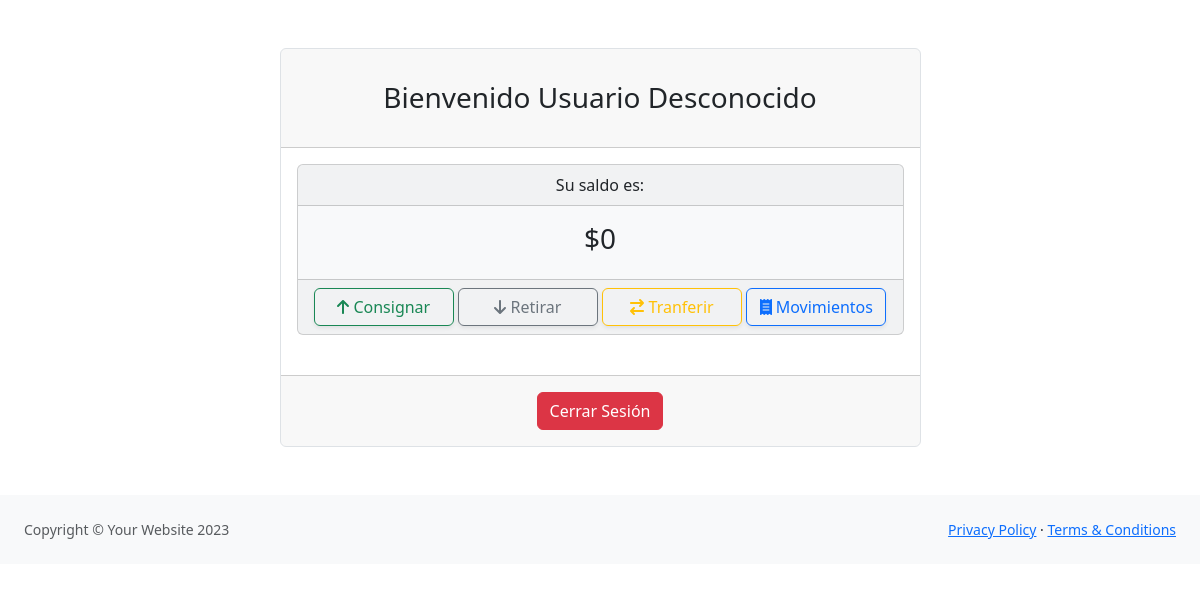
Page /views/dashboard2.php (signed in) on the earlier database version.
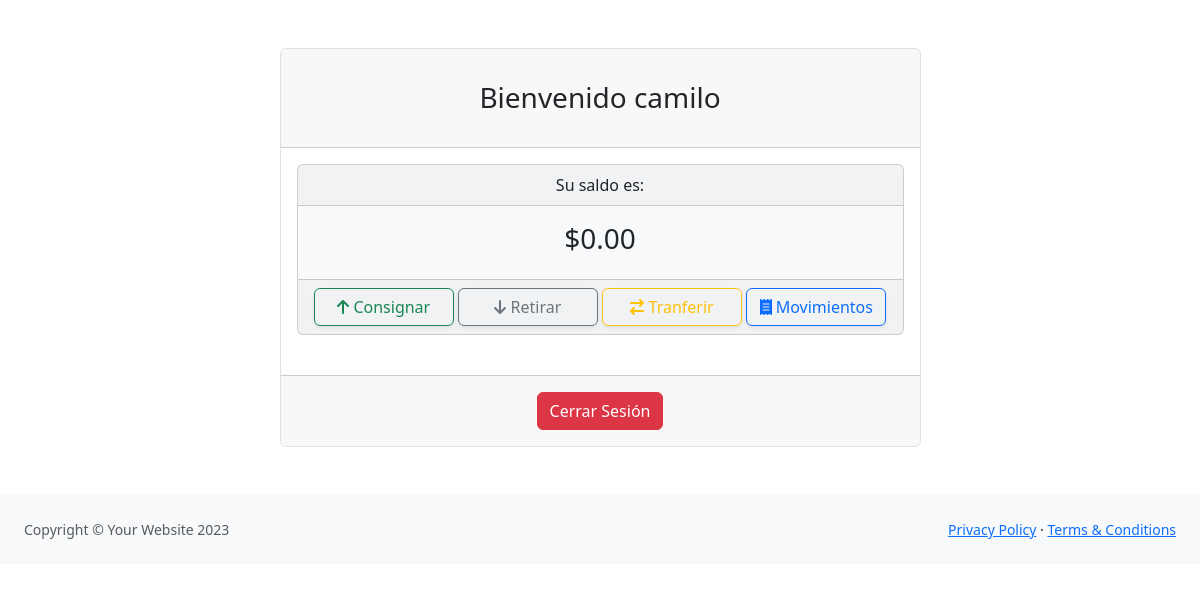
Same page on the later database version.
### tables this page shows
CREATE TABLE `cuenta` (
  `id_cuenta` int(11) NOT NULL,
  `fk_usuario` int(11) DEFAULT NULL,
  `saldo` decimal(10,2) DEFAULT NULL
);

CREATE TABLE `usuario` (
  `id_usuario` int(11) NOT NULL,
  `nombre` varchar(50) DEFAULT NULL,
  `email` varchar(50) DEFAULT NULL,
  `password` varchar(300) DEFAULT NULL
);

### views/dashboard2.php (the view, shortened to what this page needs)
<?php
$db = conectar();
$emailUsuario = $_SESSION['email'];
$consultaUsuario = $db->prepare("
    SELECT usuario.nombre AS NombreUsuario, cuenta.saldo
    FROM usuario
    JOIN cuenta ON usuario.id_usuario = cuenta.fk_usuario
    WHERE usuario.email = :email
");
$consultaUsuario->bindParam(':email', $emailUsuario);
$consultaUsuario->execute();
$resultadoUsuario = $consultaUsuario->fetch(PDO::FETCH_ASSOC);
if ($resultadoUsuario) {
    $nombreUsuario = $resultadoUsuario['NombreUsuario'];
    $saldoUsuario = $resultadoUsuario['saldo'];
} else {
    $nombreUsuario = "Usuario Desconocido";
    $saldoUsuario = 0;
}
?>
<!DOCTYPE html>
<html lang="en">
<head>
    <link href="https://cdn.jsdelivr.net/npm/bootstrap@5.3.2/dist/css/bootstrap.min.css" rel="stylesheet">
    <link rel='stylesheet' href='https://cdn-uicons.flaticon.com/2.0.0/uicons-solid-rounded/css/uicons-solid-rounded.css'>
</head>
<body>
    <form class="modal-content animate" method="POST">
        <div id="layoutAuthentication">
            <div id="layoutAuthentication_content" class="mb-5">
                <main>
                    <div class="container">
                        <div class="row justify-content-center">
                            <div class="col-lg-7">
                                <div class="card border rounded-lg mt-5">
                                    <div class="card-header">
                                        <h3 class="text-center font-weight-light my-4">Bienvenido <?php echo $nombreUsuario;?></h3>
                                    </div>
                                    <div class="card-body">
                                        <form>
                                            <div class="card bg-light text-center mb-4" >
                                                <div class="card-header">Su saldo es:</div>
                                                <div class="card-body">
                                                    <h3>$<?php echo $saldoUsuario; ?></h3>
                                                </div>
                                                <div class="card-footer d-flex align-items-center text-center justify-content-between">
                                                    <div class="w-100">
                                                        <a href="consignar.php" type="button" class="btn btn-outline-success shadow-sm" style="width: 140px;"><i class="fa-solid fa-arrow-up"></i> Consignar</a>
                                                        <a href="retirar.php" type="button" class="btn btn-outline-secondary shadow-sm" style="width: 140px;"><i class="fa-solid fa-arrow-down"></i> Retirar</a>
                                                        <a href="transferir.php" type="button" class="btn btn-outline-warning shadow-sm" style="width: 140px;"><i class="fa-solid fa-arrow-right-arrow-left"></i> Tranferir</a>
                                                        <a href="movimiento.php" type="button" class="btn btn-outline-primary shadow-sm" style="width: 140px;"><i class="fa-solid fa-receipt"></i> Movimientos</a>
                                                    </div>
                                                </div>
                                            </div>
                                        </form>
                                    </div>
                                    <div class="card-footer text-center py-3">
                                        <div class="small"><input type="submit" class="btn btn-danger" name="cerrar_sesion" value="Cerrar Sesión"></div>
                                    </div>
                                </div>
                            </div>
                        </div>
                    </div>
                </main>
            </div>
            <div id="layoutAuthentication_footer">
                <footer class="py-4 bg-light mt-auto">
                    <div class="container-fluid px-4">
                        <div class="d-flex align-items-center justify-content-between small">
                            <div class="text-muted">Copyright &copy; Your Website 2023</div>
                            <div>
                                <a href="#">Privacy Policy</a>
                                &middot;
                                <a href="#">Terms &amp; Conditions</a>
                            </div>
                        </div>
                    </div>
                </footer>
            </div>
        </div>
    </form>
</body>
</html>

Differences in the rows shown:
added cuenta: fk_usuario.nombre "camilo", saldo "0.00"
Other differences:
$nombreUsuario: "Usuario Desconocido" → (not shown)
$saldoUsuario: "0" → (not shown)
